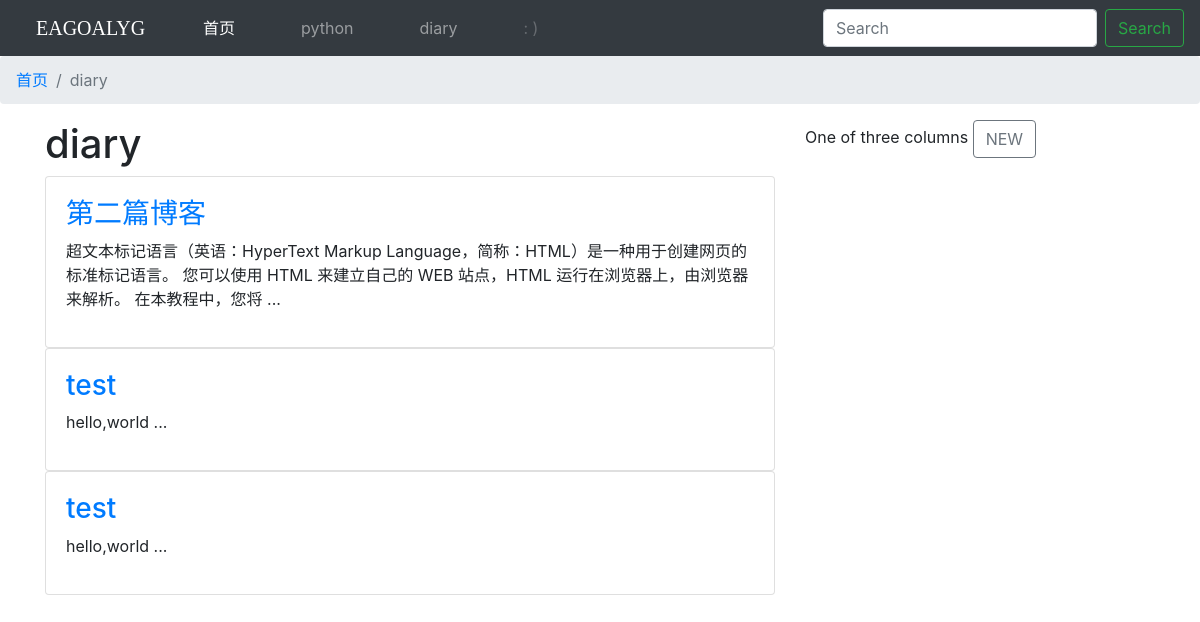
The app's page /blog/2/ with its own data.
### blog/models.py (models this page shows, shortened)
class BlogType(models.Model):
    type_name = models.CharField(max_length=15)

class Blog(models.Model):
    title = models.CharField(max_length=30)
    blog_type = models.ForeignKey(BlogType, on_delete=models.DO_NOTHING)
    created_at = models.DateTimeField(auto_now_add=True)
    content = models.TextField()
    author = models.ForeignKey(User, on_delete=models.DO_NOTHING)

### blog/views.py (the view)
# urls.py: path('blog/<int:blog_type_pk>/', views.blog_classification, name='blog_classification'),
def blog_classification(request, blog_type_pk):
    blog_types = BlogType.objects.all()
    blog_type = get_object_or_404(BlogType, pk=blog_type_pk)
    blogs = Blog.objects.filter(blog_type=blog_type)
    context = {'blog_types': blog_types, 'blog_type': blog_type, 'blogs': blogs}
    return render(request, 'blog/blog_classification.html', context)

### blog/templates/blog/blog_classification.html (shortened to what this page needs)
{% extends 'blog/base.html' %}
{% load static %}
{% block breadcrumb %}
	<nav aria-label="breadcrumb">
	  	<ol class="breadcrumb">
	    	<li class="breadcrumb-item"><a href="{% url 'blog:index' %}">首页</a></li>
    		<li class="breadcrumb-item active" aria-current="page">{{ blog_type.type_name }}</li>
	  	</ol>
	</nav>
{% endblock %}
{% block content %}
	<h1>{{ blog_type.type_name }}</h1>
	{% for blog in blogs %}
		<div class="card">
			<div class="card-body">
				<a href="{% url 'blog:blog_detail' blog.pk %}"><h3>{{ blog.title }}</h3></a>
				<p>{{ blog.content|truncatechars:120 }} ...</p>
			</div>
		</div>
	{% empty %}
		<p>--暂无博客,敬请期待--</p>
	{% endfor %}
{% endblock %}

### blog/templates/blog/base.html (shortened to what this page needs)
{% load static %}
<!DOCTYPE html>
<html lang="en">
<head>
	<link href="{% static 'blog/google-font.css' %}" rel="stylesheet">
	<link rel="stylesheet" href="{% static 'blog/blog.css' %}">
	<link rel="stylesheet" href="{% static 'base.css' %}">
	<link rel="stylesheet" href="{% static 'bootstrap-4.4.1-dist/css/bootstrap.min.css' %}">
</head>
<body>
	<nav class="fixed-top">
		<nav class="navbar navbar-expand-lg navbar-dark bg-dark">
			<a class="navbar-brand mr-auto mr-lg-0" href="{% url 'blog:index' %}">EAGOALYG</a>
			<div class="collapse navbar-collapse" id="navbarNav">
				<ul class="navbar-nav mr-auto">
					<li class="nav-item active">
				        <a class="nav-link" href="{% url 'blog:index' %}">首页<span class="sr-only">(current)</span></a>
				    </li>
					{% for blog_type in blog_types %}
					<li class="nav-item">
			        	<a class="nav-link" href="{% url 'blog:blog_classification' blog_type.pk %}">{{ blog_type.type_name }}</a>
			    	</li>
					{% endfor %}
					 <li class="nav-item">
					 	<a class="nav-link disabled" href="#" tabindex="-1" aria-disabled="true">: )</a>
					 </li>
				</ul>
				<form class="form-inline my-2 my-lg-0">
			      	<input class="form-control mr-sm-2" type="search" placeholder="Search" aria-label="Search">
			      	<button class="btn btn-outline-success my-2 my-sm-0" type="submit">Search</button>
			    </form>
			</div>
		</nav>
		{% block breadcrumb %}{% endblock %}
	</nav>
	<div class="container">
	  	<div class="row">
	    	<div class="col-md-8">
				{% block content %}{% endblock %}
	    	</div>
	    	<div class="col-md-4">
	      		One of three columns
	      		<a class="btn btn-outline-secondary" href="{% url 'blog:new_blog' %}" role="button">NEW</a>
	    	</div>
	  	</div>
	</div>
</body>
</html>

### blog/static/blog/blog.css (style rules this page uses)
.navbar-brand { font-family: 'Pacifico', cursive; padding-left: 20px; }
.navbar-nav { padding-left: 80px; }
.nav-item { padding-left: 50px; }
.container { padding-top: 120px; }

### static/base.css (style rules this page uses)
* { margin: 0; padding: 0; }
ul { list-style-type: none; }

### records on screen
BlogType: type_name "python"
BlogType: type_name "diary"
Blog: title "第二篇博客", content "超文本标记语言（英语：HyperText Markup Language，简称：HTML）是一种用于创建网页的标准标记语言。 您可以使用 HTML 来建立自己的 WEB 站点，HTML 运行在浏览器上，由浏览器来解析。 在本教程中，您将"
Blog: title "test", content "hello,world"
Blog: title "test", content "hello,world"
